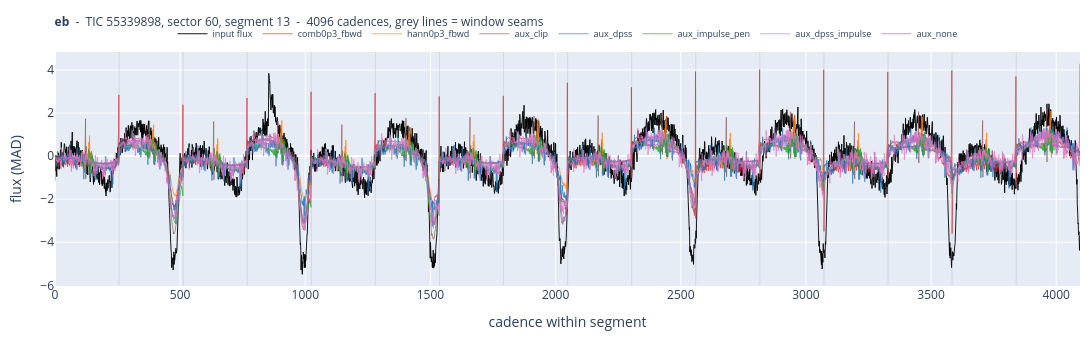

Notebook code for this chart:
### Code cell
plot_class("eb")

### Figure 1 — Plotly figure (JSON) as saved in the notebook; plotly's stock layout.template omitted (floating-point values rounded to 4 significant figures; data arrays with more than 128 entries replaced by an {"elided": "..."} marker saying what was removed)
{"data": [{"line": {"color": "black", "width": 0.9}, "mode": "lines", "name": "input flux", "type": "scatter", "y": {"elided": "4096 float values"}}, {"line": {"color": "#d62728", "width": 0.7}, "mode": "lines", "name": "comb0p3_fbwd", "opacity": 0.9, "type": "scatter", "y": {"elided": "4096 float values"}}, {"line": {"color": "#ff7f0e", "width": 0.7}, "mode": "lines", "name": "hann0p3_fbwd", "opacity": 0.9, "type": "scatter", "y": {"elided": "4096 float values"}}, {"line": {"color": "#8c564b", "width": 0.7}, "mode": "lines", "name": "aux_clip", "opacity": 0.9, "type": "scatter", "y": {"elided": "4096 float values"}}, {"line": {"color": "#1f77b4", "width": 0.7}, "mode": "lines", "name": "aux_dpss", "opacity": 0.9, "type": "scatter", "y": {"elided": "4096 float values"}}, {"line": {"color": "#2ca02c", "width": 0.7}, "mode": "lines", "name": "aux_impulse_pen", "opacity": 0.9, "type": "scatter", "y": {"elided": "4096 float values"}}, {"line": {"color": "#e377c2", "width": 0.7}, "mode": "lines", "name": "aux_dpss_impulse", "opacity": 0.9, "type": "scatter", "y": {"elided": "4096 float values"}}, {"line": {"color": "#9467bd", "width": 0.7}, "mode": "lines", "name": "aux_none", "opacity": 0.9, "type": "scatter", "y": {"elided": "4096 float values"}}], "layout": {"height": 340, "hovermode": "x unified", "legend": {"font": {"size": 9}, "orientation": "h", "x": 0.5, "xanchor": "center", "y": 1.14}, "margin": {"b": 38, "l": 55, "r": 12, "t": 52}, "shapes": [{"line": {"color": "rgba(120,120,120,0.35)", "width": 0.5}, "type": "line", "x0": 256, "x1": 256, "xref": "x", "y0": 0, "y1": 1, "yref": "y domain"}, {"line": {"color": "rgba(120,120,120,0.35)", "width": 0.5}, "type": "line", "x0": 512, "x1": 512, "xref": "x", "y0": 0, "y1": 1, "yref": "y domain"}, {"line": {"color": "rgba(120,120,120,0.35)", "width": 0.5}, "type": "line", "x0": 768, "x1": 768, "xref": "x", "y0": 0, "y1": 1, "yref": "y domain"}, {"line": {"color": "rgba(120,120,120,0.35)", "width": 0.5}, "type": "line", "x0": 1024, "x1": 1024, "xref": "x", "y0": 0, "y1": 1, "yref": "y domain"}, {"line": {"color": "rgba(120,120,120,0.35)", "width": 0.5}, "type": "line", "x0": 1280, "x1": 1280, "xref": "x", "y0": 0, "y1": 1, "yref": "y domain"}, {"line": {"color": "rgba(120,120,120,0.35)", "width": 0.5}, "type": "line", "x0": 1536, "x1": 1536, "xref": "x", "y0": 0, "y1": 1, "yref": "y domain"}, {"line": {"color": "rgba(120,120,120,0.35)", "width": 0.5}, "type": "line", "x0": 1792, "x1": 1792, "xref": "x", "y0": 0, "y1": 1, "yref": "y domain"}, {"line": {"color": "rgba(120,120,120,0.35)", "width": 0.5}, "type": "line", "x0": 2048, "x1": 2048, "xref": "x", "y0": 0, "y1": 1, "yref": "y domain"}, {"line": {"color": "rgba(120,120,120,0.35)", "width": 0.5}, "type": "line", "x0": 2304, "x1": 2304, "xref": "x", "y0": 0, "y1": 1, "yref": "y domain"}, {"line": {"color": "rgba(120,120,120,0.35)", "width": 0.5}, "type": "line", "x0": 2560, "x1": 2560, "xref": "x", "y0": 0, "y1": 1, "yref": "y domain"}, {"line": {"color": "rgba(120,120,120,0.35)", "width": 0.5}, "type": "line", "x0": 2816, "x1": 2816, "xref": "x", "y0": 0, "y1": 1, "yref": "y domain"}, {"line": {"color": "rgba(120,120,120,0.35)", "width": 0.5}, "type": "line", "x0": 3072, "x1": 3072, "xref": "x", "y0": 0, "y1": 1, "yref": "y domain"}, {"line": {"color": "rgba(120,120,120,0.35)", "width": 0.5}, "type": "line", "x0": 3328, "x1": 3328, "xref": "x", "y0": 0, "y1": 1, "yref": "y domain"}, {"line": {"color": "rgba(120,120,120,0.35)", "width": 0.5}, "type": "line", "x0": 3584, "x1": 3584, "xref": "x", "y0": 0, "y1": 1, "yref": "y domain"}, {"line": {"color": "rgba(120,120,120,0.35)", "width": 0.5}, "type": "line", "x0": 3840, "x1": 3840, "xref": "x", "y0": 0, "y1": 1, "yref": "y domain"}], "title": {"font": {"size": 12}, "text": "<b>eb</b>  -  TIC 55339898, sector 60, segment 13  -  4096 cadences, grey lines = window seams"}, "width": 1550, "xaxis": {"title": {"text": "cadence within segment"}}, "yaxis": {"title": {"text": "flux (MAD)"}}}}
